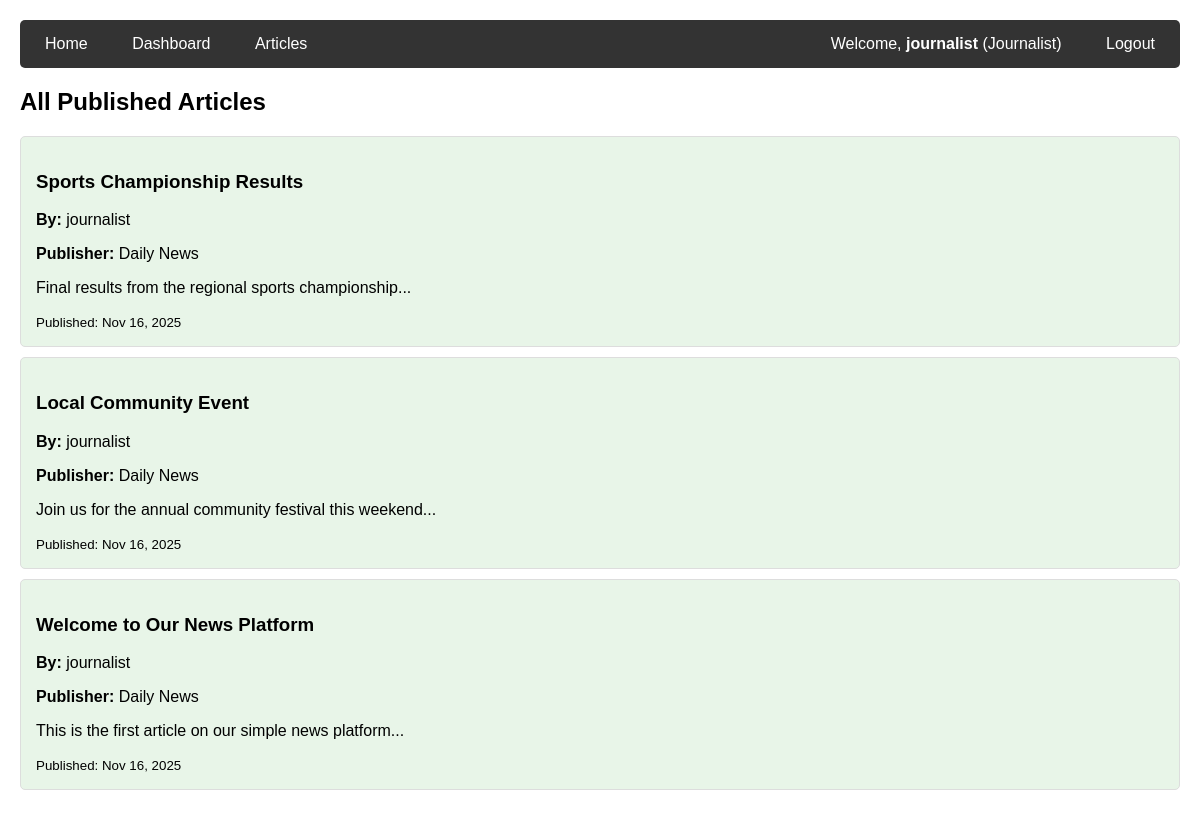
Screenshot of /articles/ (signed in) with the database file from the repository.
### news/models.py (models this page shows, shortened)
class UserProfile(models.Model):
    ROLE_CHOICES = [
        ('reader', 'Reader'),
        ('journalist', 'Journalist'),
        ('editor', 'Editor'),
    ]
    user = models.OneToOneField(User, on_delete=models.CASCADE)
    role = models.CharField(max_length=20, choices=ROLE_CHOICES, default='reader')
    subscribed_publishers = models.ManyToManyField(Publisher, blank=True)
    subscribed_journalists = models.ManyToManyField(User, blank=True, related_name='subscribers')

class Article(models.Model):
    title = models.CharField(max_length=200)
    content = models.TextField()
    author = models.ForeignKey(User, on_delete=models.CASCADE)
    publisher = models.ForeignKey(Publisher, on_delete=models.CASCADE, null=True, blank=True)
    created_at = models.DateTimeField(auto_now_add=True)
    is_approved = models.BooleanField(default=False)
    is_published = models.BooleanField(default=False)

class Publisher(models.Model):
    name = models.CharField(max_length=100)
    editors = models.ManyToManyField(User, related_name='publisher_editors')

### news/views.py (the view)
# urls.py: path('articles/', news_views.articles, name='articles'),
@login_required
def articles(request):
    published_articles = Article.objects.filter(is_published=True).order_by('-created_at')
    return render(request, 'articles.html', {'articles': published_articles})

### news_app/templates/articles.html
{% extends 'base.html' %} {% block content %}
<h2>All Published Articles</h2>
{% for article in articles %}
<div class="article approved">
  <h3>{{ article.title }}</h3>
  <p><strong>By:</strong> {{ article.author.username }}</p>
  {% if article.publisher %}
  <p><strong>Publisher:</strong> {{ article.publisher.name }}</p>
  {% endif %}
  <p>{{ article.content }}</p>
  <small>Published: {{ article.created_at|date:"M d, Y" }}</small>
</div>
{% empty %}
<p>No published articles available.</p>
{% endfor %} {% endblock %}

### news_app/templates/base.html (shortened to what this page needs)
<!DOCTYPE html>
<html>
  <head>
  </head>
  <body>
    <div class="navbar">
      <div class="nav-left">
        <a href="{% url 'home' %}">Home</a>
        {% if user.is_authenticated %}
        <a href="{% url 'dashboard' %}">Dashboard</a>
        <a href="{% url 'articles' %}">Articles</a>
        {% endif %}
      </div>
      <div class="nav-right">
        {% if user.is_authenticated %}
        <span class="user-info">
          Welcome, <strong>{{ user.username }}</strong>
          ({{ user.userprofile.role|title }})
        </span>
        <a href="{% url 'logout' %}">Logout</a>
        {% else %}
        <a href="{% url 'login' %}">Login</a>
        {% endif %}
      </div>
    </div>
     {% block content %} {% endblock %}
  </body>
</html>

### news_app/templates/base.html (style rules this page uses)
body { font-family: Arial, sans-serif; margin: 0; padding: 20px; }
.navbar { background: #333; padding: 15px; margin-bottom: 20px; border-radius: 5px; display: flex; justify-content: space-between; align-items: center; }
.nav-left a { color: white; text-decoration: none; margin-right: 20px; padding: 5px 10px; }
.nav-right { color: white; }
.nav-right a { color: white; text-decoration: none; margin-left: 15px; padding: 5px 10px; }
.article { border: 1px solid #ddd; padding: 15px; margin: 10px 0; border-radius: 5px; }
.approved { background-color: #e8f5e8; }
.user-info { margin-right: 15px; }

### rows the page displays
Article: title "Sports Championship Results", author.username "journalist", publisher.name "Daily News", content "Final results from the regional sports championship...", created_at "Nov 16, 2025"
Article: title "Local Community Event", author.username "journalist", publisher.name "Daily News", content "Join us for the annual community festival this weekend...", created_at "Nov 16, 2025"
Article: title "Welcome to Our News Platform", author.username "journalist", publisher.name "Daily News", content "This is the first article on our simple news platform...", created_at "Nov 16, 2025"

### other values shown
{{ user.username }} "journalist"
{{ user.userprofile.role|title }} "Journalist"
